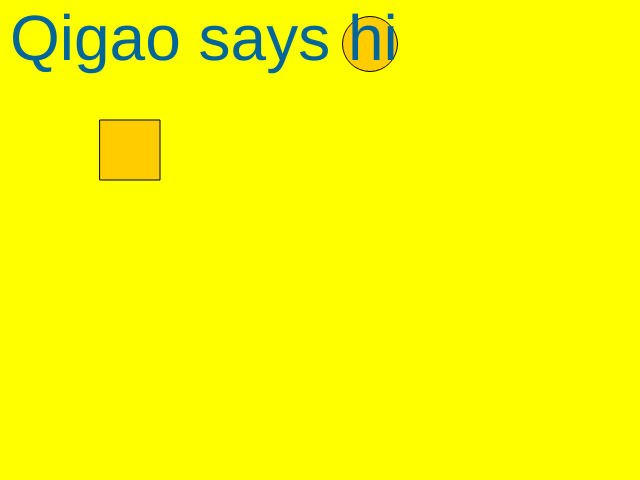
Frame 1 (no input)
Frame 60 (no input): identical to frame 1, image omitted
Frame 120 (the mouse pressed at the canvas centre since frame 60): identical to frame 1, image omitted

The p5.js sketch that drew this single still picture (run headless with seeded random() and noise() and a simulated clock; from frame 60 on, the mouse is pressed at the canvas centre):

// p5.js sketch
// ── sketch.js
function setup() {
  createCanvas(640, 480);
}

function draw() {
  background('yellow');
  fill(255,204,0);
  rect(100,120,60,60);
  ellipse(370,44,55,55);
  textSize(64);
  fill(0,102,153);
  text('Qigao says hi', 10,60);
}
